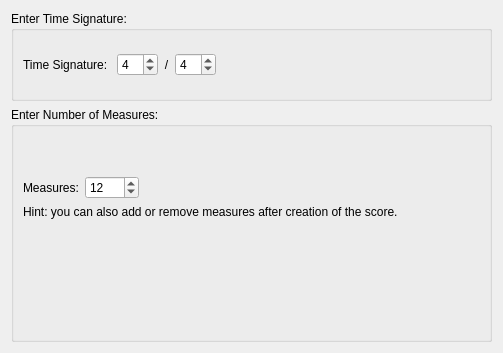
<ui version="4.0" >
 <class>TimesigWizard</class>
 <widget class="QWidget" name="TimesigWizard" >
  <property name="geometry" >
   <rect>
    <x>0</x>
    <y>0</y>
    <width>503</width>
    <height>353</height>
   </rect>
  </property>
  <property name="windowTitle" >
   <string>Form</string>
  </property>
  <layout class="QVBoxLayout" >
   <item>
    <widget class="QGroupBox" name="groupBox" >
     <property name="title" >
      <string>Enter Time Signature:</string>
     </property>
     <property name="flat" >
      <bool>true</bool>
     </property>
     <layout class="QGridLayout" >
      <item row="0" column="1" >
       <spacer>
        <property name="orientation" >
         <enum>Qt::Vertical</enum>
        </property>
        <property name="sizeHint" >
         <size>
          <width>20</width>
          <height>40</height>
         </size>
        </property>
       </spacer>
      </item>
      <item row="1" column="0" >
       <widget class="QLabel" name="label_3" >
        <property name="text" >
         <string>Time Signature: </string>
        </property>
       </widget>
      </item>
      <item row="1" column="1" >
       <widget class="QSpinBox" name="timesigZ" >
        <property name="minimum" >
         <number>1</number>
        </property>
        <property name="maximum" >
         <number>32</number>
        </property>
        <property name="value" >
         <number>4</number>
        </property>
       </widget>
      </item>
      <item row="1" column="2" >
       <widget class="QLabel" name="label" >
        <property name="sizePolicy" >
         <sizepolicy vsizetype="Preferred" hsizetype="Preferred" >
          <horstretch>0</horstretch>
          <verstretch>0</verstretch>
         </sizepolicy>
        </property>
        <property name="text" >
         <string>/</string>
        </property>
        <property name="alignment" >
         <set>Qt::AlignCenter</set>
        </property>
       </widget>
      </item>
      <item row="1" column="3" >
       <widget class="QSpinBox" name="timesigN" >
        <property name="minimum" >
         <number>1</number>
        </property>
        <property name="maximum" >
         <number>32</number>
        </property>
        <property name="value" >
         <number>4</number>
        </property>
       </widget>
      </item>
      <item row="1" column="4" >
       <spacer>
        <property name="orientation" >
         <enum>Qt::Horizontal</enum>
        </property>
        <property name="sizeHint" >
         <size>
          <width>40</width>
          <height>20</height>
         </size>
        </property>
       </spacer>
      </item>
      <item row="2" column="1" >
       <spacer>
        <property name="orientation" >
         <enum>Qt::Vertical</enum>
        </property>
        <property name="sizeHint" >
         <size>
          <width>20</width>
          <height>40</height>
         </size>
        </property>
       </spacer>
      </item>
     </layout>
    </widget>
   </item>
   <item>
    <widget class="QGroupBox" name="groupBox_2" >
     <property name="title" >
      <string>Enter Number of Measures:</string>
     </property>
     <property name="flat" >
      <bool>true</bool>
     </property>
     <layout class="QGridLayout" >
      <item row="0" column="0" >
       <spacer>
        <property name="orientation" >
         <enum>Qt::Vertical</enum>
        </property>
        <property name="sizeHint" >
         <size>
          <width>20</width>
          <height>40</height>
         </size>
        </property>
       </spacer>
      </item>
      <item row="1" column="0" >
       <widget class="QLabel" name="label_2" >
        <property name="text" >
         <string>Measures:</string>
        </property>
       </widget>
      </item>
      <item row="1" column="1" >
       <widget class="QSpinBox" name="measureCount" >
        <property name="minimum" >
         <number>1</number>
        </property>
        <property name="maximum" >
         <number>9999</number>
        </property>
        <property name="value" >
         <number>12</number>
        </property>
       </widget>
      </item>
      <item row="1" column="2" >
       <spacer>
        <property name="orientation" >
         <enum>Qt::Horizontal</enum>
        </property>
        <property name="sizeHint" >
         <size>
          <width>121</width>
          <height>20</height>
         </size>
        </property>
       </spacer>
      </item>
      <item row="2" column="0" colspan="3" >
       <widget class="QLabel" name="label_4" >
        <property name="sizePolicy" >
         <sizepolicy vsizetype="Fixed" hsizetype="Preferred" >
          <horstretch>0</horstretch>
          <verstretch>0</verstretch>
         </sizepolicy>
        </property>
        <property name="text" >
         <string>&lt;html>&lt;head>&lt;meta name="qrichtext" content="1" />&lt;style type="text/css">
p, li { white-space: pre-wrap; }
&lt;/style>&lt;/head>&lt;body style=" font-family:'Sans Serif'; font-size:9pt; font-weight:400; font-style:normal;">
&lt;p style=" margin-top:0px; margin-bottom:0px; margin-left:0px; margin-right:0px; -qt-block-indent:0; text-indent:0px;">Hint: you can also add or remove measures after creation of the score.&lt;/p>&lt;/body>&lt;/html></string>
        </property>
        <property name="textFormat" >
         <enum>Qt::RichText</enum>
        </property>
        <property name="wordWrap" >
         <bool>true</bool>
        </property>
       </widget>
      </item>
      <item row="3" column="0" >
       <spacer>
        <property name="orientation" >
         <enum>Qt::Vertical</enum>
        </property>
        <property name="sizeHint" >
         <size>
          <width>20</width>
          <height>111</height>
         </size>
        </property>
       </spacer>
      </item>
     </layout>
    </widget>
   </item>
  </layout>
 </widget>
 <resources/>
 <connections/>
</ui>
